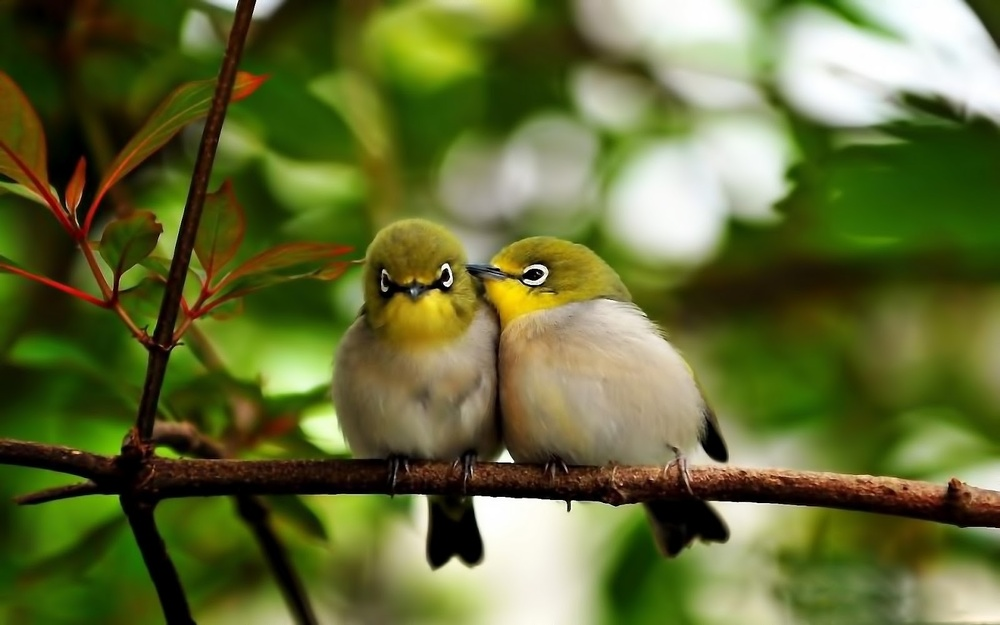
#> input picture burung.jpg, 1000 x 625 px, shrunk from 1600 x 1000 before the run
$ python -i Filter.py   (imports and definitions only)
#> lines starting #> are read from the running program, lines starting #| are printed output that depends on the picture
import cv2 as cv
import numpy as np

# [9 lines left out: function pencil, not called in this run]

def cartoonize(img):
    img_grey  = cv.cvtColor(img,cv.COLOR_RGB2GRAY)
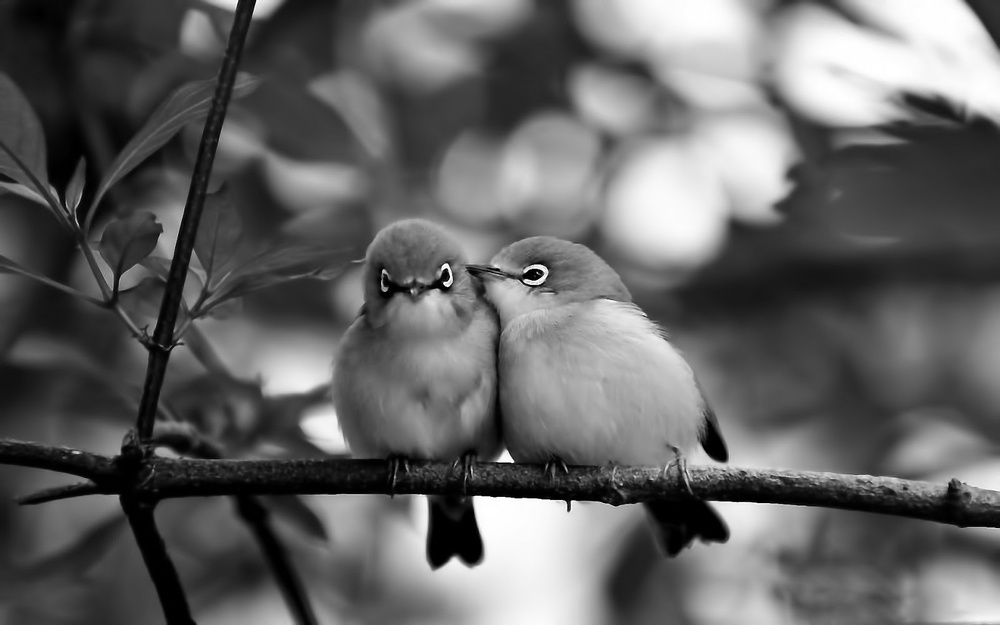
#> img_grey: shape (625, 1000); min 0, max 255, mean 99.6
    img_blur = cv.medianBlur(img_grey,3)
    img_bb = cv.bilateralFilter(img, 15, 75,75)
    edges = cv.adaptiveThreshold(img_blur,255,cv.ADAPTIVE_THRESH_MEAN_C, cv.THRESH_BINARY, 3, 3)
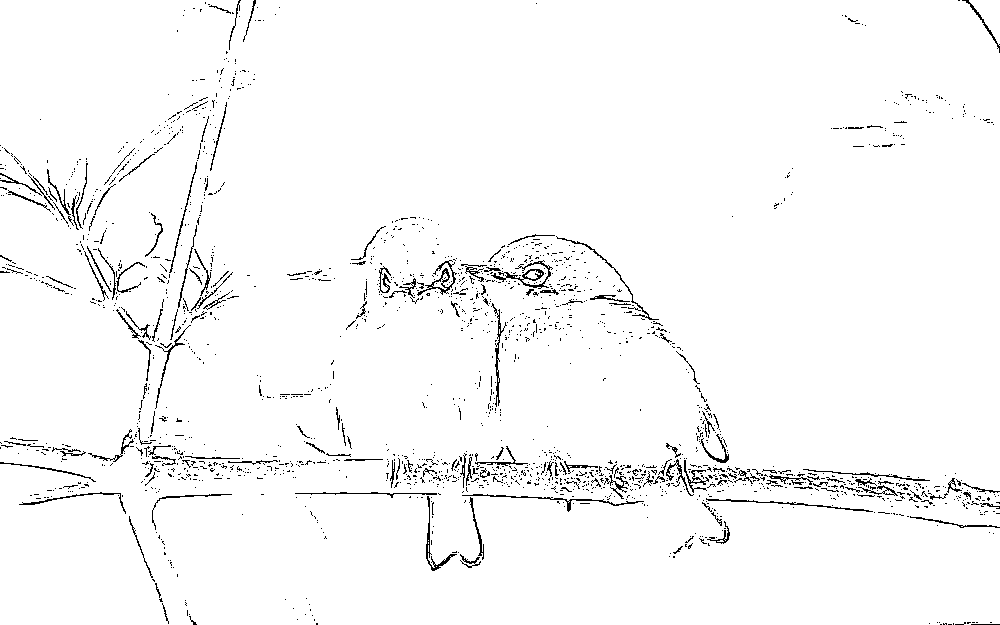
#> edges: shape (625, 1000); 97.3% white; black in thin lines or dots

    imgf=np.float32(img_bb).reshape(-1,3)
    criteria=(cv.TERM_CRITERIA_EPS+cv.TERM_CRITERIA_MAX_ITER,20,1.0)
    compactness,label,center=cv.kmeans(imgf,5,None,criteria,10,cv.KMEANS_RANDOM_CENTERS)
#> compactness = 684653187.1; center = [[229.6, 233.6, 219.6], [121.5, 129.5, 48.52], [30.79, 33.09, 3.89], [64.12, 81.84, 9.61], [171.6, 172.5, 123.5]]
    center=np.uint8(center)
#> center = [[229, 233, 219], [121, 129, 48], [30, 33, 3], [64, 81, 9], [171, 172, 123]]
    final_img=center[label.flatten()]
    final_img=final_img.reshape(img_bb.shape)
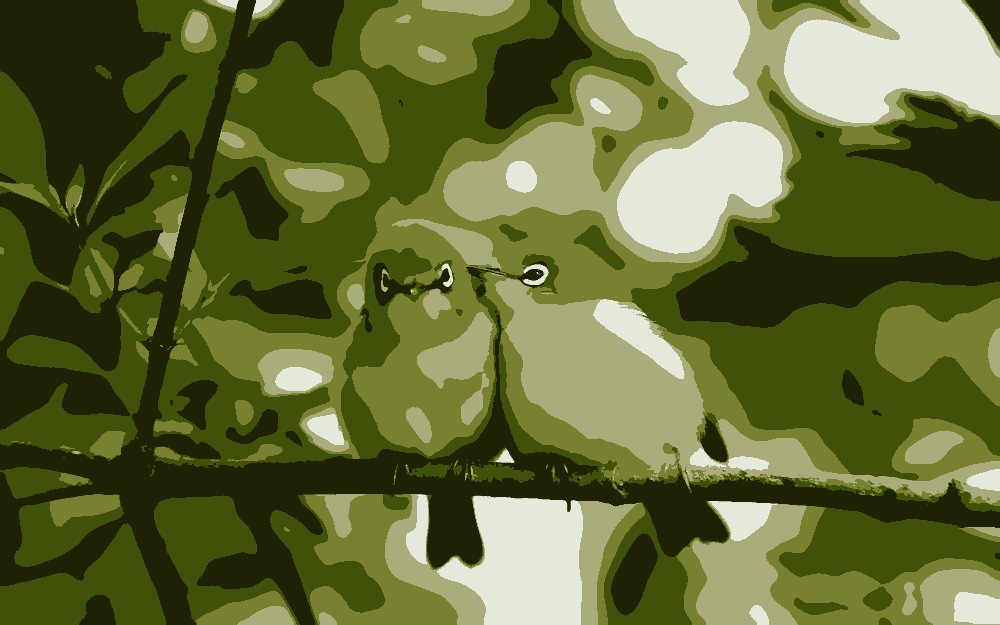
#> final_img: shape (625, 1000, 3); mean R, G, B 99.4, 107.7, 53.5
    final=cv.bitwise_and(final_img,final_img,mask=edges)
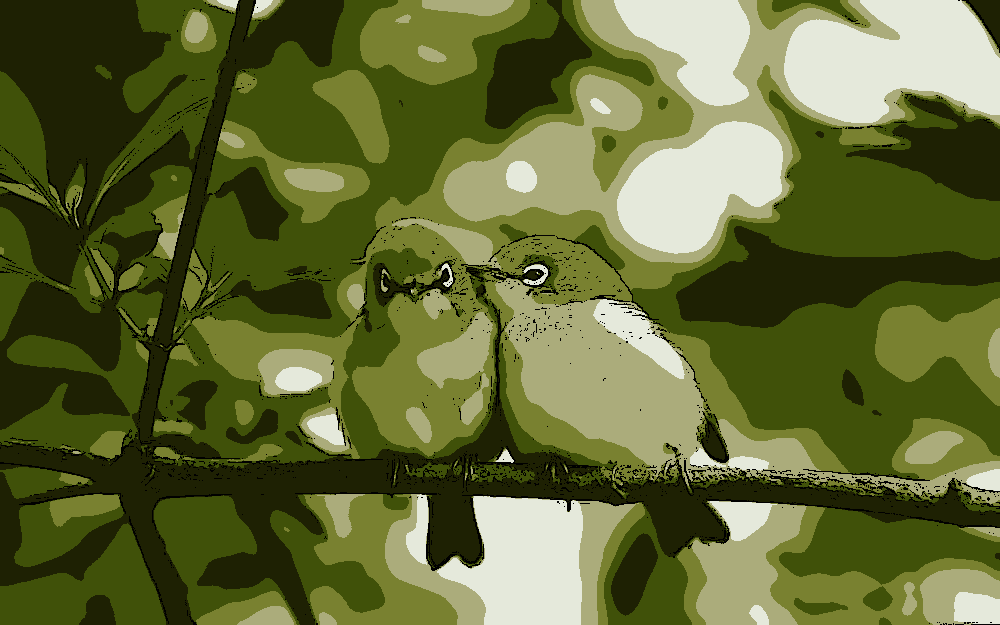
#> final: shape (625, 1000, 3); mean R, G, B 97.6, 105.7, 52.9

    return final

# [56 lines left out: functions cekSepia, sephia, anaglyph, not called in this run]

>>> import cv2
>>> picture = cv2.cvtColor(cv2.imread('burung.jpg'), cv2.COLOR_BGR2RGB)
>>> result = cartoonize(picture)

$ run again, on opencv_frame_0.png
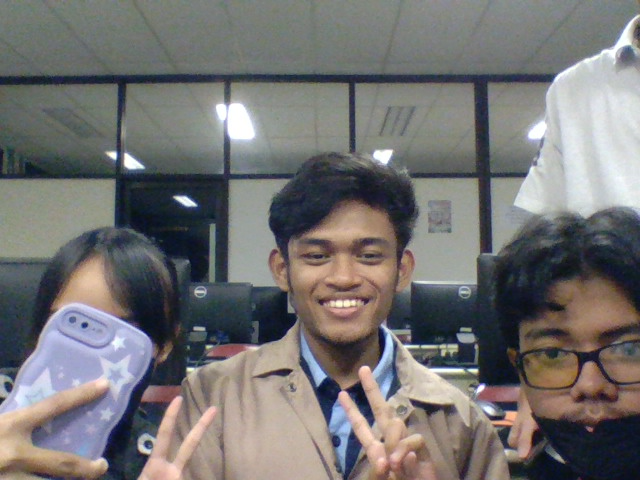
#> input picture opencv_frame_0.png, 640 x 480 px
#> in cartoonize, `edges = cv.adaptiveThreshold(img_blur,255,cv.ADAPTIVE_THRESH_MEAN_C, c..`:
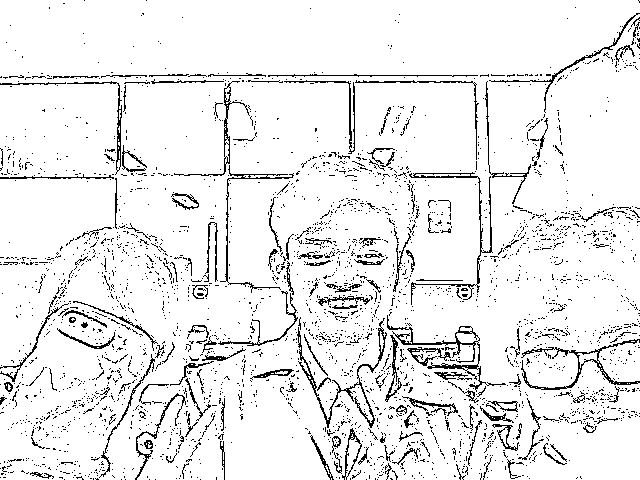
#> edges: shape (480, 640); 92.3% white; black in thin lines or dots
#> in cartoonize, `compactness,label,center=cv.kmeans(imgf,5,None,criteria,10,cv.KMEANS_R..`: compactness = 206817614.1; center = [[95.36, 91.54, 89.36], [171.1, 161.4, 155.4], [128.4, 126.3, 119.9], [207.9, 207.8, 213.1], [37.14, 42.66, 53.86]]
#> in cartoonize, `center=np.uint8(center)`: center = [[95, 91, 89], [171, 161, 155], [128, 126, 119], [207, 207, 213], [37, 42, 53]]
#> in cartoonize, `final=cv.bitwise_and(final_img,final_img,mask=edges)`:
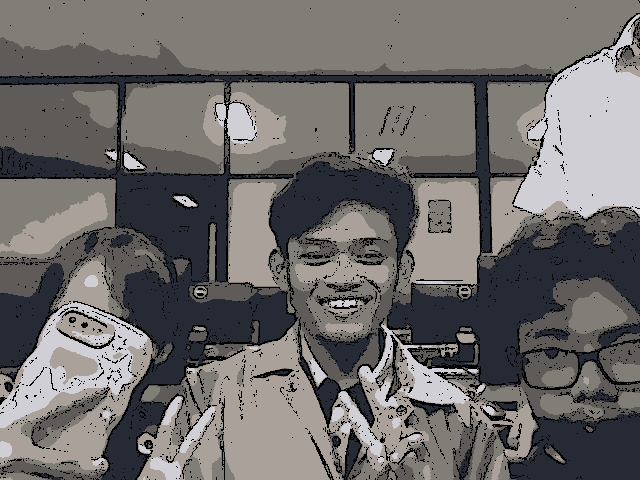
#> final: shape (480, 640, 3); mean R, G, B 108.7, 106.9, 106.3

$ run again, on opencv_frame_1.png
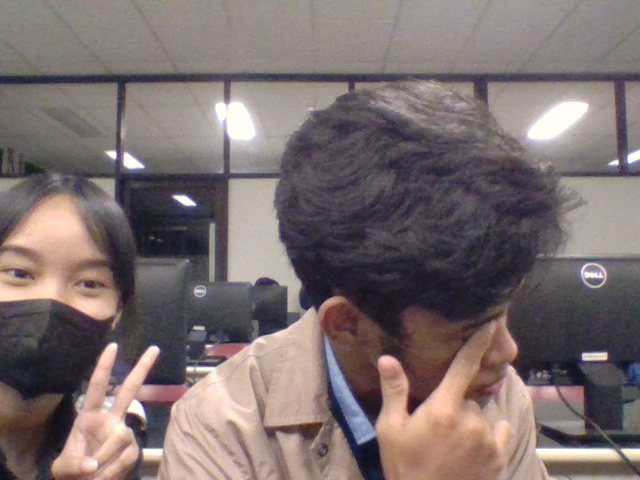
#> input picture opencv_frame_1.png, 640 x 480 px
#> in cartoonize, `edges = cv.adaptiveThreshold(img_blur,255,cv.ADAPTIVE_THRESH_MEAN_C, c..`:
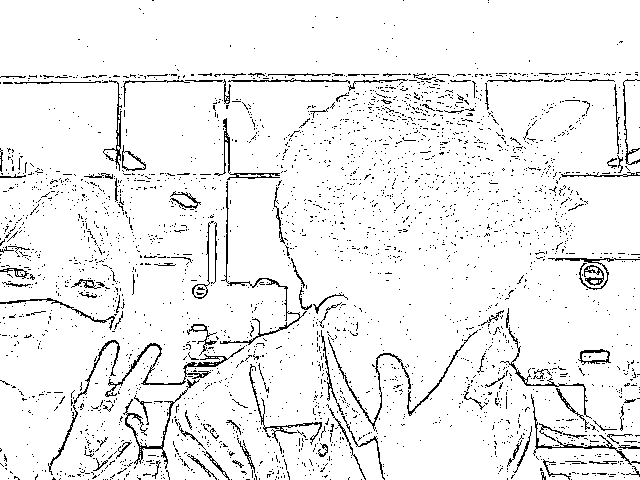
#> edges: shape (480, 640); 93.8% white; black in thin lines or dots
#> in cartoonize, `compactness,label,center=cv.kmeans(imgf,5,None,criteria,10,cv.KMEANS_R..`: compactness = 183085376.7; center = [[85.3, 75.36, 81.13], [49.67, 44.25, 55], [223.8, 198.2, 184.4], [170.6, 153.7, 146.7], [136.3, 124, 119.9]]
#> in cartoonize, `center=np.uint8(center)`: center = [[85, 75, 81], [49, 44, 55], [223, 198, 184], [170, 153, 146], [136, 123, 119]]
#> in cartoonize, `final=cv.bitwise_and(final_img,final_img,mask=edges)`:
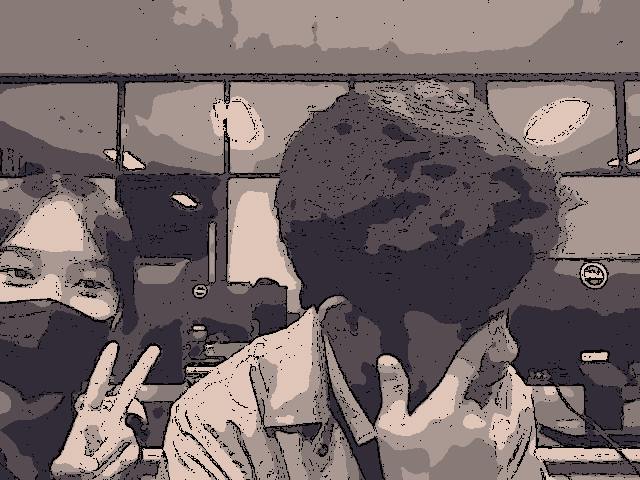
#> final: shape (480, 640, 3); mean R, G, B 116.1, 104, 103.6
